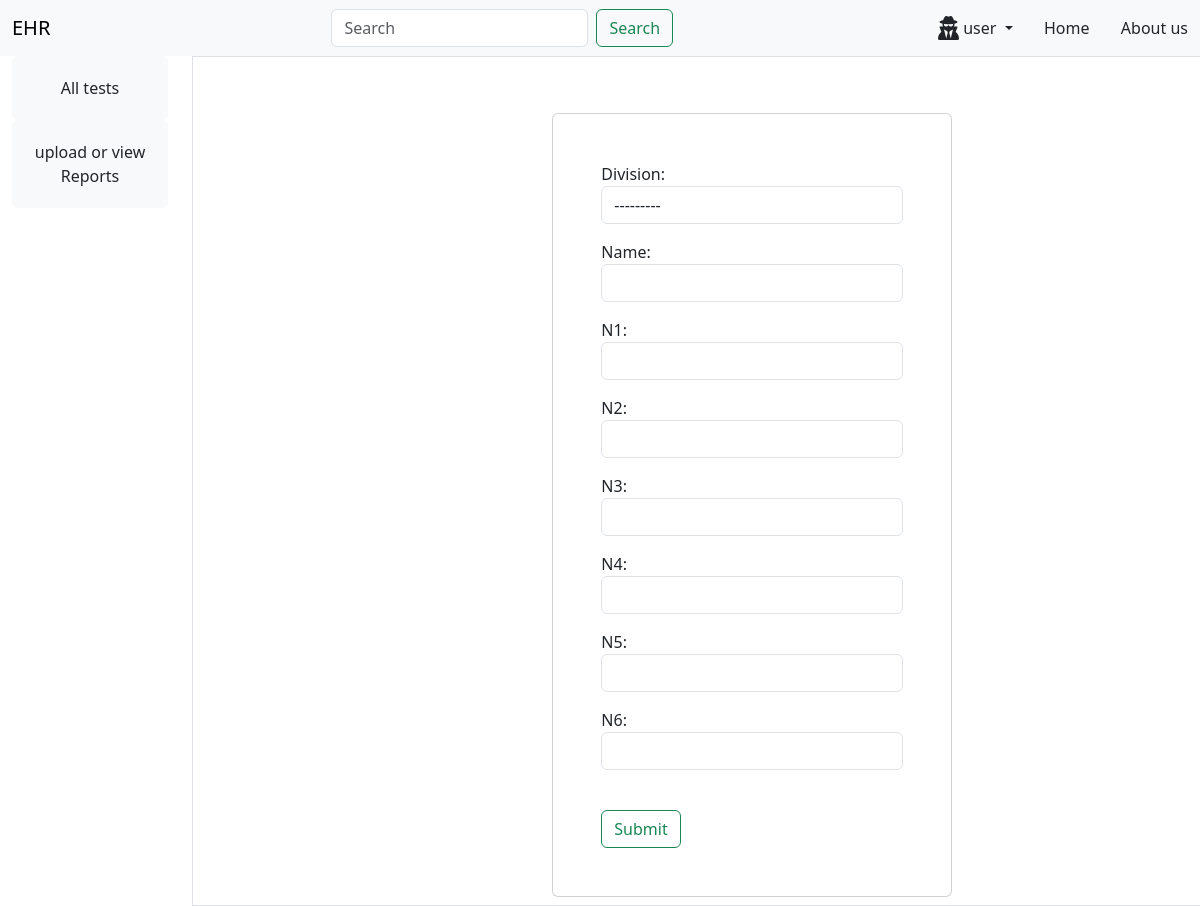
Before: /create/ with the older database file.
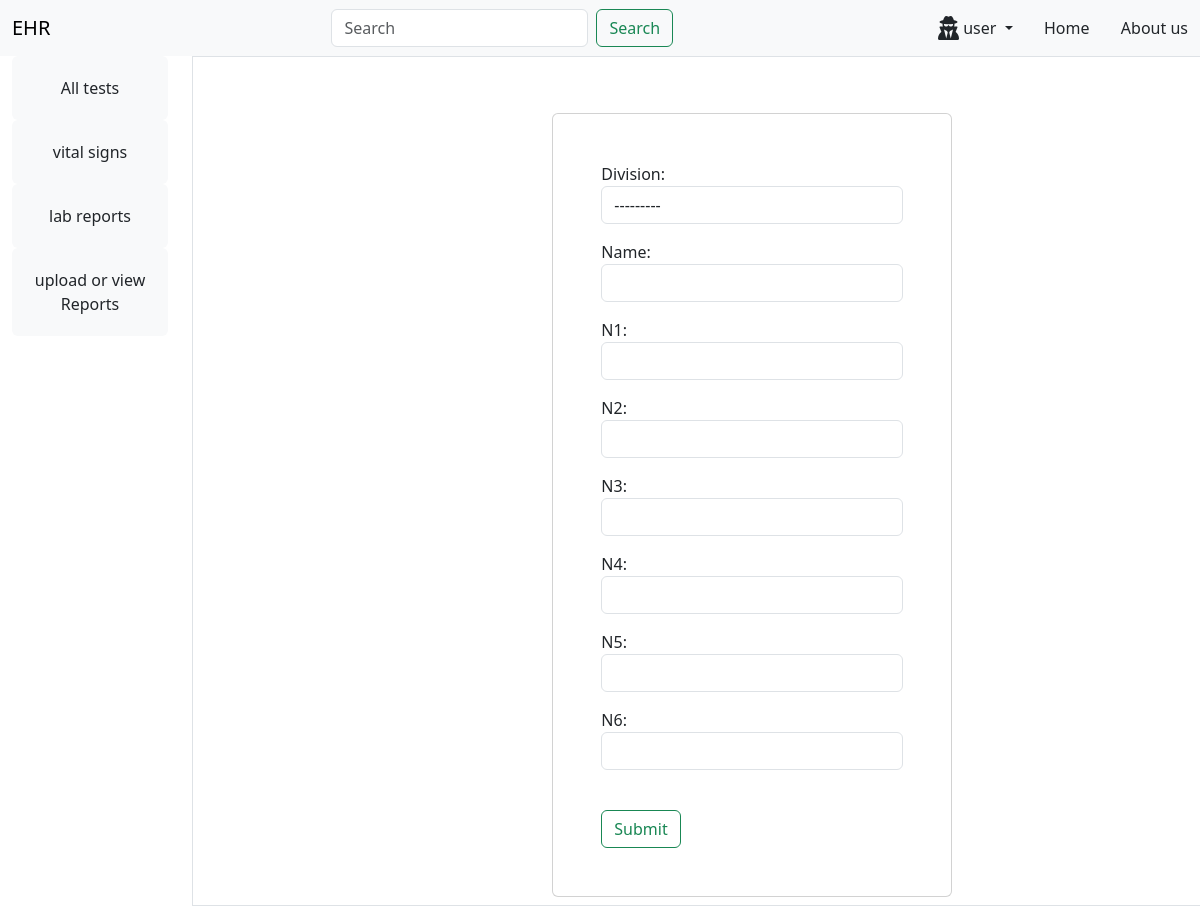
After: the same page with the newer database file.
### ehr/models.py (models this page shows)
class MainDivisions(models.Model):
    name = models.CharField( max_length=50,null=True)
    def __str__(self) -> str:
        return self.name

### ehr/views.py (the view, shortened to what this page needs)
# urls.py: path('create/',views.create,name="create"),
def create(request):
    division = MainDivisions.objects.all()
    test = Testcategories.objects.all()
    form = TestcategoriesForm()
    context = {'form':form,'test':test,'division':division}
    return render(request,'ehr/create.html',context)

### ehr/forms.py
class TestcategoriesForm(ModelForm):
    class Meta:
        model = Testcategories
        fields = '__all__'
    def __init__(self, *args, **kwargs):
        super(TestcategoriesForm, self).__init__(*args, **kwargs)
        for field in self.fields.values():
            if field=='category':
                field.widget.attrs.update({
                'class': 'form-select'
            })
            field.widget.attrs.update({
                'class': 'form-control'
            })

### ehr/templates/ehr/create.html (shortened to what this page needs)
{%extends 'ehr/home.html' %}
{%block content%}
<div class="container-fluid mt-5">
  <div class="row min-vh-100 justify-content-center align-items-center">
    <div class="col-12 col-md-6 col-lg-4">
      <div class="card mx-auto" style="width: 25rem;">
        <div class="card-body p-5">
          <form method="POST" action="">
            {{form.as_p}}
            <br />
            <button type="submit" class="btn btn-outline-success">
              Submit
            </button>
          </form>
        </div>
      </div>
    </div>
  </div>
</div>
{%endblock%}

### ehr/templates/ehr/leftview.html
<div class="col-3 col-md-2 mt-5">
  <div class="col">
    <div class="rounded p-1 bg-light text-center">
      <a href="{%url 'home' %}" class="nav-link p-3"
        >All tests</a
      >
    </div>
  </div>
  {%for category in division%}
  <div class="col text-center">
    <div class="rounded p-1 bg-light">
      <a href="{% url 'home'%}?q={{category}}" class="nav-link p-3"
        >{{category}}</a
      >
    </div>
  </div>
  {%endfor%}
  <div class="col">
    <div class="rounded p-1 bg-light text-center">
      <a href="{%url 'reportsection' %}" class="nav-link p-3"
        >upload or view Reports</a
      >
    </div>
  </div>
</div>

Changed rows visible on the page:
added MainDivisions: name "vital signs"
added MainDivisions: name "lab reports"
